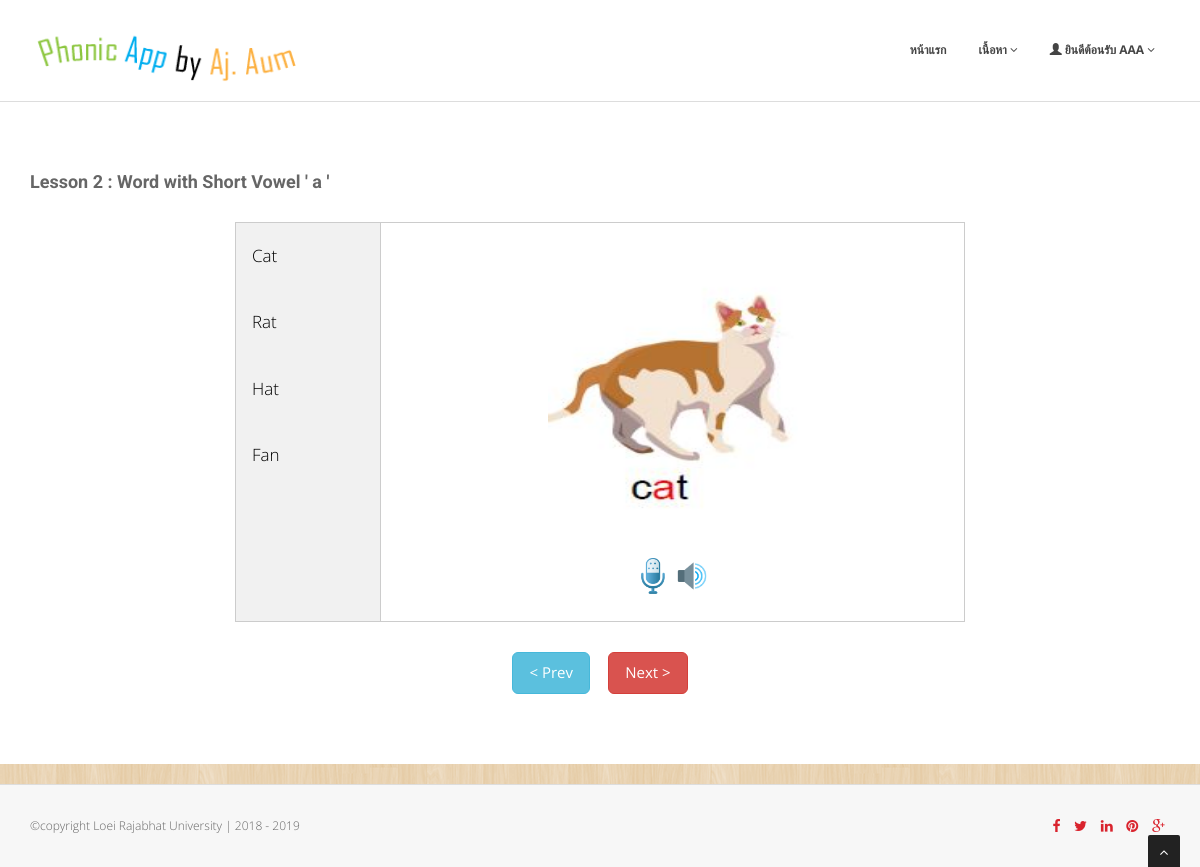
The page /lesson_show.php?lesson_id=2 (signed in) on the database as committed earlier.
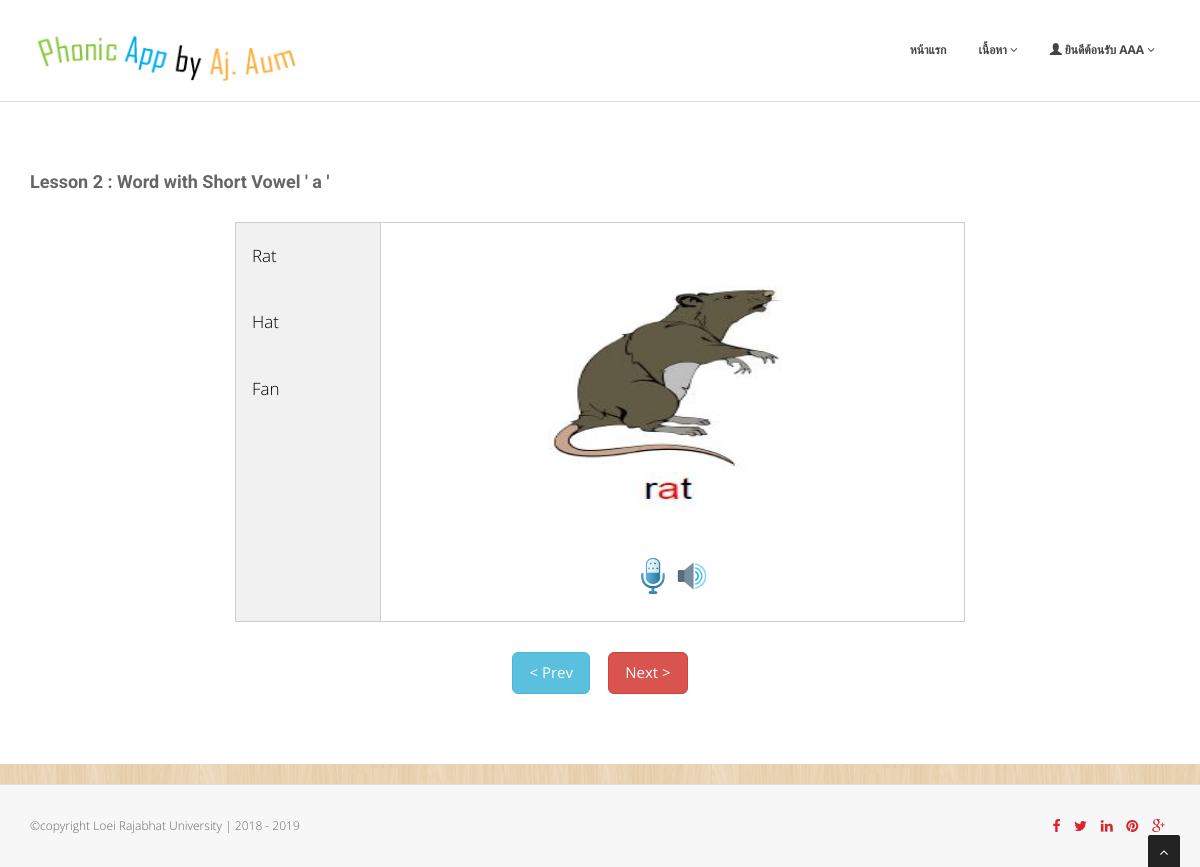
The same page on the database as committed later.
### tables this page shows
CREATE TABLE `word_detail` (
  `word_id` int(10) NOT NULL COMMENT 'รหัสคำศัพท์',
  `lesson_id` varchar(10) NOT NULL COMMENT 'รหัสบทเรียน',
  `word_no` int(10) NOT NULL COMMENT 'ลำดับคำศัพท์',
  `page_no` varchar(5) NOT NULL COMMENT 'หน้าที่',
  `word_show` varchar(50) NOT NULL COMMENT 'ชื่อคำศัพท์',
  `word_speak` varchar(50) NOT NULL COMMENT 'เสียงคำศัพท์',
  `word_image` varchar(100) NOT NULL COMMENT 'รูปคำศัพท์',
  `create_date` timestamp NOT NULL DEFAULT CURRENT_TIMESTAMP ON UPDATE CURRENT_TIMESTAMP
);

### lesson_show.php (the view, shortened to what this page needs)
<!DOCTYPE html>
<html class="no-js consumer" lang="en">
<head>
<link href="css/bootstrap.min.css" rel="stylesheet" />
<link href="css/cubeportfolio.min.css" rel="stylesheet" />
<link href="css/style.css" rel="stylesheet" />
<link id="t-colors" href="skins/default.css" rel="stylesheet" />
	<link id="bodybg" href="bodybg/bg1.css" rel="stylesheet" type="text/css" />
</head>
<body>
<div id="wrapper">
	<?php include 'template/NavAdmin.php'; ?>
	<section id="content">
	<div class="container">
	<?php
		include 'db_connection.php';
		$lesson_id = $_GET["lesson_id"];
		if(isset($_GET["thispage"])) {
			$thispage =  $_GET["thispage"];
		} else {
			$thispage = 1;
		}
		$sql = "SELECT * FROM lesson_detail where lesson_id = '$lesson_id' ";
		$result = $conn->query($sql);
		if ($result->num_rows > 0) {
			while($row = $result->fetch_assoc()) {
				$maxpage = $row["maxpage"];
				$lesson_name = $row["lesson_name"];
				$lesson_desc = $row["lesson_desc"];
			}
		}
		$have_quiz = false;
		$sql_check = "SELECT quiz_id from quiz_detail  where lesson_id = '$lesson_id'";
		$check = $conn->query($sql_check);
		$num = mysqli_num_rows($check);
		if($num > 0){
			$have_quiz = true;
		}
	?>
		<div class="row">
			<div class="col-lg-12">
				<h4 class="heading"><?php echo $lesson_name . ' : ' . $lesson_desc; ?></h4>
			</div>
			<div class="col-lg-12">
					<div class="col-sm-2 col-md-2 col-lg-2">
					</div>
					<div class="col-sm-8 col-md-8 col-lg-8">
						<div class="box">
							<div class="aligncenter">
								<div class="tab">
								<?php
										$sql = "SELECT * FROM word_detail where lesson_id = '$lesson_id' and page_no = '$thispage' order by word_no";
										$result = $conn->query($sql);
										if ($result->num_rows > 0) {
											while($row = $result->fetch_assoc()) {
								?>
												<button class="tablinks" onmouseover="openCity('w<?php echo $row["word_no"];?>')" ><?php echo $row["word_show"];?></button>
								<?php
											}
										}
								?>
								</div>
								<?php
										$result = $conn->query($sql);
										if ($result->num_rows > 0) {
											while($row = $result->fetch_assoc()) {
								?>
											<div id="w<?php echo $row["word_no"];?>" class="tabcontent">
                                                <br>
                                                <br>
												<p><img src="<?php echo $row["word_image"];?>" height="250" width="250"></p>
												 <p>
														<input type="image" onclick="startButton(img<?php echo $row["word_no"];?>, span<?php echo $row["word_no"];?>)" src="img/mic.png" id="img<?php echo $row["word_no"];?>" width="36">
														<input type="image" onclick="responsiveVoice.speak('<?php echo $row["word_speak"];?>','UK English Female');" src="img/speaker.png" width="36">
												  </p>
											</div>
								<?php
											}
										}
								?>
							</div>
						</div>
					</div>
					<div class="col-sm-2 col-md-2 col-lg-2">
					</div>
			</div>
		</div>
				<div class="row">
					<div class="col-sm-3 col-md-3 col-lg-3">
					</div>
					<div class="col-sm-6 col-md-6 col-lg-6">
						<div class="box">
							<div class="aligncenter">
							<?php
								if ($thispage == 1) {
							?>
								<a href="lesson_video.php?lesson_id=<?php echo $lesson_id;?>" class="btn btn-info btn-lg" style='font-size:15px'>  &lt; Prev </a>
							<?php
								} else {
							?>
								<a href="lesson_show.php?lesson_id=<?php echo $lesson_id;?>&thispage=<?php echo $thispage - 1;?>" class="btn btn-info btn-lg" style='font-size:15px'>  &lt; Prev </a>
							<?php
								}
							?>&nbsp;&nbsp;&nbsp;
							<?php
								if ($thispage < $maxpage) {
							?>
								<a href="lesson_show.php?lesson_id=<?php echo $lesson_id;?>&thispage=<?php echo $thispage + 1;?>" class="btn btn-danger btn-lg" style='font-size:15px'>  Next &gt;  </a>
							<?php
								} else {
									if($have_quiz == true){
							?>
								<a href="quiz_show.php?lesson_id=<?php echo $lesson_id;?>" class="btn btn-danger btn-lg" style='font-size:15px'>  แบบทดสอบ  </a>
							<?php
									}
								}
							?>
							</div>
						</div>
					</div>
					<div class="col-sm-3 col-md-3 col-lg-3">
					</div>
				</div>
	</div>
</section>
		<?php include 'template/footer.php'; ?>
</body>
</html>

Rows that differ between the two databases and show on the page:
removed word_detail: word_show "Cat", word_image (picture)
